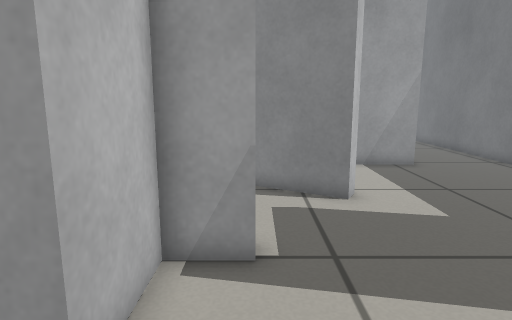
view 1 (above)

14 first-person views from a walk through a Gazebo world. The camera is 0.59 m above the floor, tilts 10° down and sees 75° across. The floor is counted in squares, 0.2 m on a side. Each view is taken from the middle of a square. On the plan, view 1 faces up. The plan holds only what a view shows up to about 20 squares ahead; the rest is blank.

view 2
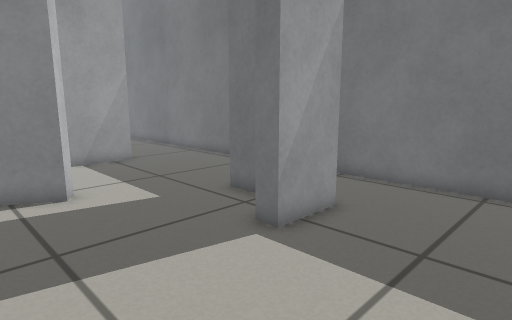

view 3
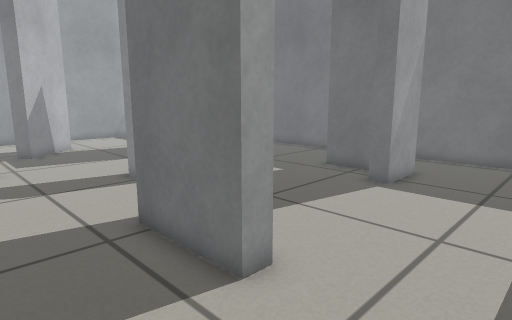

view 4
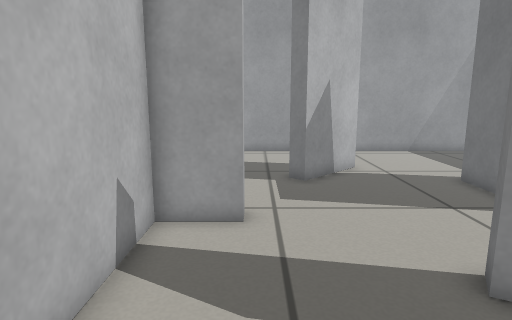

view 5
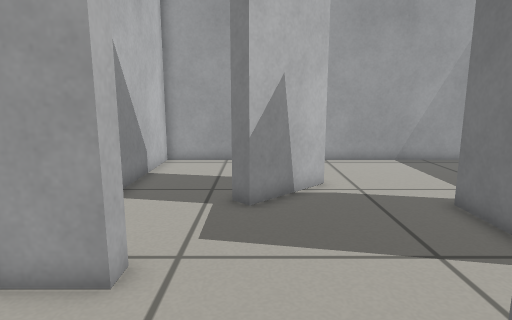

view 6
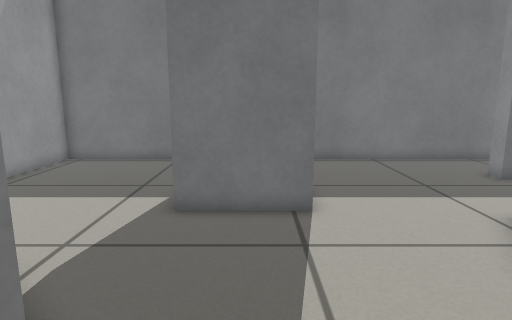

view 7
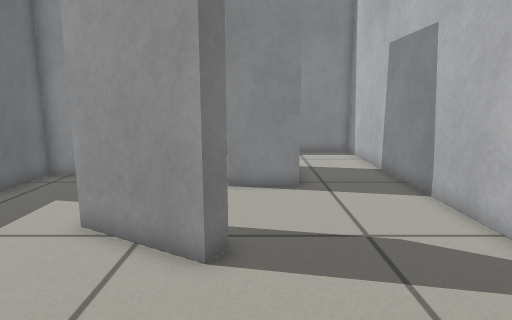

view 8
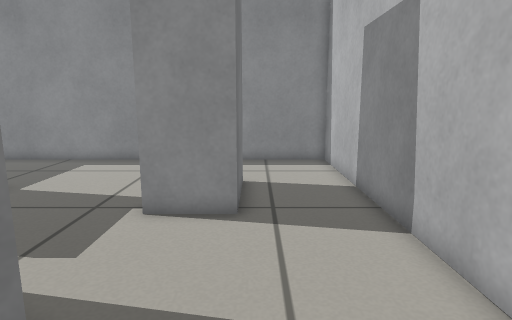

view 9
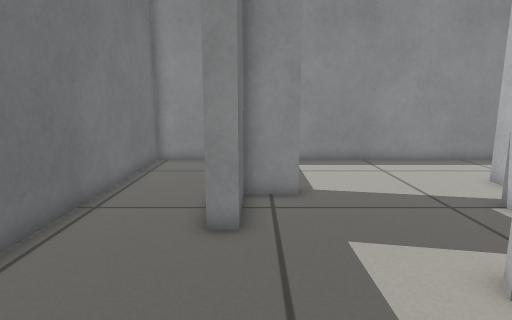

view 10
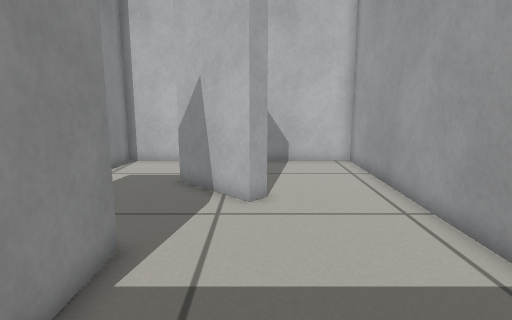

view 11
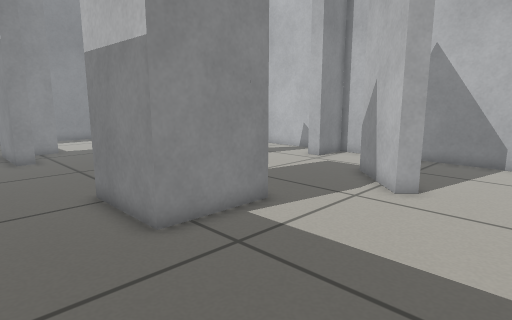

view 12
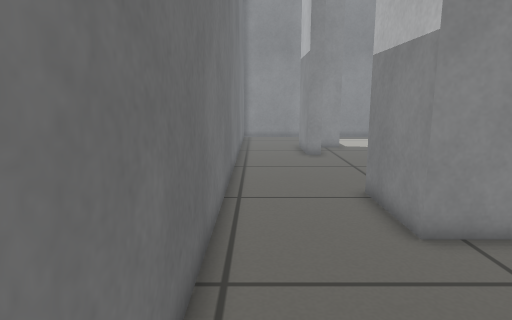

view 13
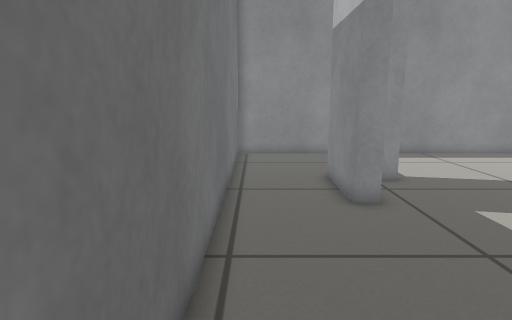

view 14
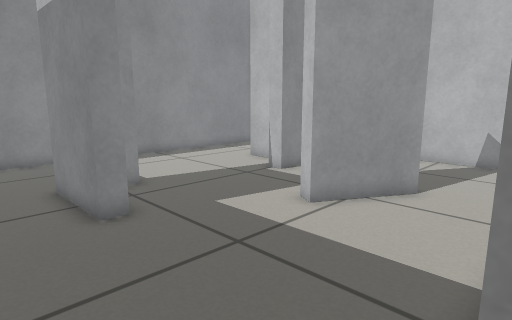

### Floor plan
Points are (right, up) in squares from view 1. A wall is a line through its corners. A room is listed if a view was taken in it or the views show most of it. See-through windows are left out.
Room 1 (views 1, 2, 3, 4, 5, 6, 7, 8, 9, 10, 11, 12, 13, 14)
walls: (3.2, 10.4) (2.8, 9.8) (-0.4, 11.7) (-0.1, 12.3) (3.2, 10.4); (3.7, 15.4) (3.7, 19.2) (7.4, 19.2) (7.4, 15.5) (4.5, 15.5); (0, 6.6) (0, 5.8) (-1.8, 5.8) (-1.8, 2.8) (-2.5, 2.8) (-2.5, 6.6) (0, 6.6); (7.4, 7.7) (8.1, 7.7) (8.1, 3.9) (5.6, 3.9) (5.6, 4.7) (7.4, 4.7) (7.4, 7.7); (-6.5, 18.2) (-6.5, 15.6) (-4.3, 15.6) (-4.3, 14.9) (-6.5, 14.9) (-6.5, -1.8) (12, -1.8) (12, 26.7) (-6.5, 26.7) (-6.5, 20.1); (-0.1, 22.4) (0.5, 21.8) (-2.2, 19.2) (-2.7, 19.7)

Positions as (right, up) in squares from view 1, and headings:
1: (0, 0), facing up
2: (0, -1), facing up-right
3: (-6, -1), facing up-right
4: (-4, 7), facing up
5: (-2, 10), facing up
6: (-5, 17), facing right
7: (-1, 18), facing down
8: (-3, 15), facing down
9: (7, 15), facing down
10: (10, 22), facing left
11: (11, 26), facing down-left
12: (11, 26), facing down
13: (11, 17), facing down
14: (11, 16), facing down-left
